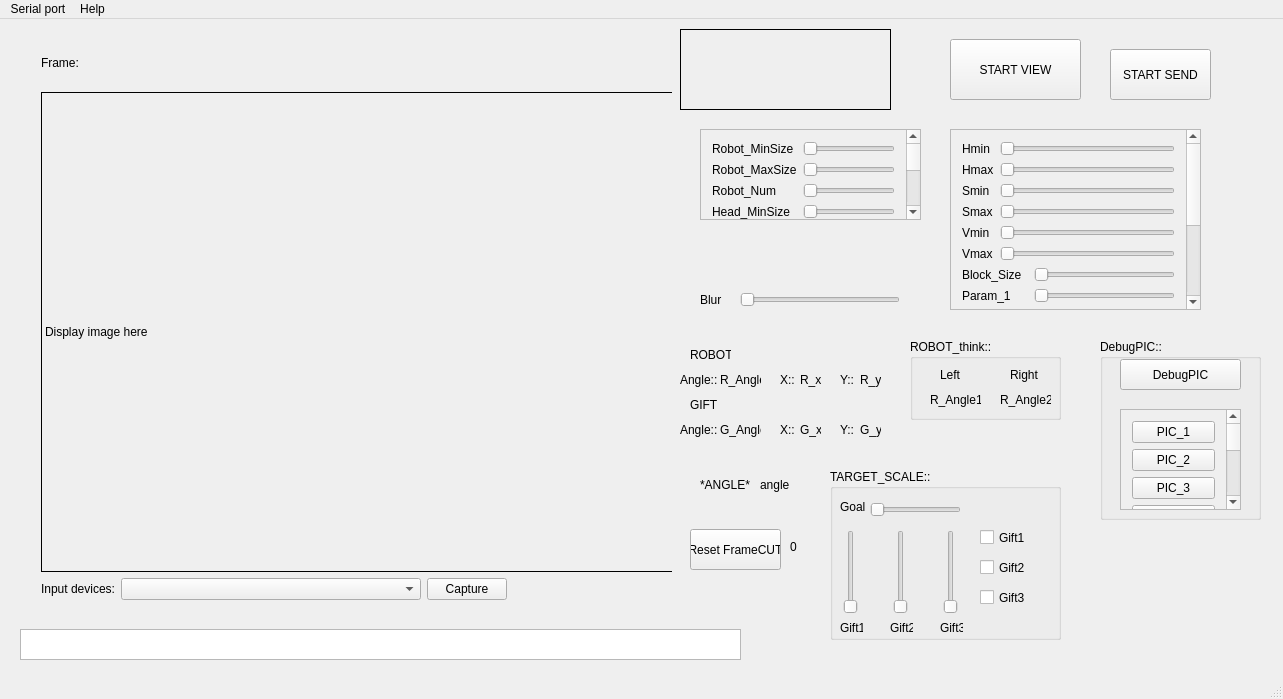
<?xml version="1.0" encoding="UTF-8"?>
<ui version="4.0">
 <class>MainWindow</class>
 <widget class="QMainWindow" name="MainWindow">
  <property name="geometry">
   <rect>
    <x>0</x>
    <y>0</y>
    <width>1283</width>
    <height>699</height>
   </rect>
  </property>
  <property name="windowTitle">
   <string>RYA 2015</string>
  </property>
  <property name="windowIcon">
   <iconset resource="image.qrc">
    <normaloff>:/image/png_leaf.png</normaloff>:/image/png_leaf.png</iconset>
  </property>
  <property name="tabShape">
   <enum>QTabWidget::Rounded</enum>
  </property>
  <widget class="QWidget" name="centralWidget">
   <widget class="QLabel" name="label">
    <property name="geometry">
     <rect>
      <x>9</x>
      <y>9</y>
      <width>16</width>
      <height>16</height>
     </rect>
    </property>
    <property name="text">
     <string/>
    </property>
   </widget>
   <widget class="QLabel" name="label_8">
    <property name="geometry">
     <rect>
      <x>680</x>
      <y>10</y>
      <width>211</width>
      <height>81</height>
     </rect>
    </property>
    <property name="frameShape">
     <enum>QFrame::Box</enum>
    </property>
    <property name="text">
     <string/>
    </property>
    <property name="pixmap">
     <pixmap resource="image.qrc">:/image/piflogo.jpg</pixmap>
    </property>
    <property name="scaledContents">
     <bool>true</bool>
    </property>
   </widget>
   <widget class="QWidget" name="layoutWidget">
    <property name="geometry">
     <rect>
      <x>30</x>
      <y>10</y>
      <width>642</width>
      <height>582</height>
     </rect>
    </property>
    <layout class="QVBoxLayout" name="verticalLayout">
     <item>
      <layout class="QHBoxLayout" name="horizontalLayout">
       <item>
        <widget class="QLabel" name="label_2">
         <property name="text">
          <string>Frame:</string>
         </property>
        </widget>
       </item>
       <item>
        <spacer name="horizontalSpacer">
         <property name="orientation">
          <enum>Qt::Horizontal</enum>
         </property>
         <property name="sizeHint" stdset="0">
          <size>
           <width>40</width>
           <height>20</height>
          </size>
         </property>
        </spacer>
       </item>
      </layout>
     </item>
     <item>
      <widget class="ImageDisplay" name="imgDisplay">
       <property name="minimumSize">
        <size>
         <width>640</width>
         <height>480</height>
        </size>
       </property>
       <property name="frameShape">
        <enum>QFrame::Box</enum>
       </property>
       <property name="text">
        <string>Display image here</string>
       </property>
      </widget>
     </item>
     <item>
      <layout class="QHBoxLayout" name="horizontalLayout_2">
       <item>
        <widget class="QLabel" name="label_3">
         <property name="text">
          <string>Input devices:</string>
         </property>
        </widget>
       </item>
       <item>
        <widget class="QComboBox" name="cbbCamSelect">
         <property name="minimumSize">
          <size>
           <width>300</width>
           <height>0</height>
          </size>
         </property>
        </widget>
       </item>
       <item>
        <widget class="QPushButton" name="btnCapture">
         <property name="text">
          <string>Capture</string>
         </property>
        </widget>
       </item>
       <item>
        <spacer name="horizontalSpacer_2">
         <property name="orientation">
          <enum>Qt::Horizontal</enum>
         </property>
         <property name="sizeHint" stdset="0">
          <size>
           <width>40</width>
           <height>20</height>
          </size>
         </property>
        </spacer>
       </item>
      </layout>
     </item>
    </layout>
   </widget>
   <widget class="QPushButton" name="btnSend">
    <property name="geometry">
     <rect>
      <x>1110</x>
      <y>30</y>
      <width>101</width>
      <height>51</height>
     </rect>
    </property>
    <property name="text">
     <string>START SEND</string>
    </property>
   </widget>
   <widget class="QTextBrowser" name="txtReceive">
    <property name="geometry">
     <rect>
      <x>20</x>
      <y>610</y>
      <width>721</width>
      <height>31</height>
     </rect>
    </property>
   </widget>
   <widget class="QSlider" name="slider_blur">
    <property name="geometry">
     <rect>
      <x>740</x>
      <y>270</y>
      <width>160</width>
      <height>22</height>
     </rect>
    </property>
    <property name="minimum">
     <number>1</number>
    </property>
    <property name="maximum">
     <number>15</number>
    </property>
    <property name="orientation">
     <enum>Qt::Horizontal</enum>
    </property>
   </widget>
   <widget class="QLabel" name="label_11">
    <property name="geometry">
     <rect>
      <x>700</x>
      <y>270</y>
      <width>31</width>
      <height>21</height>
     </rect>
    </property>
    <property name="text">
     <string>Blur</string>
    </property>
   </widget>
   <widget class="QScrollArea" name="scrollArea">
    <property name="geometry">
     <rect>
      <x>950</x>
      <y>110</y>
      <width>251</width>
      <height>181</height>
     </rect>
    </property>
    <property name="widgetResizable">
     <bool>true</bool>
    </property>
    <widget class="QWidget" name="scrollAreaWidgetContents">
     <property name="geometry">
      <rect>
       <x>0</x>
       <y>0</y>
       <width>232</width>
       <height>432</height>
      </rect>
     </property>
     <layout class="QGridLayout" name="gridLayout">
      <item row="1" column="1" colspan="3">
       <widget class="QSlider" name="slider_Hmax">
        <property name="maximum">
         <number>255</number>
        </property>
        <property name="orientation">
         <enum>Qt::Horizontal</enum>
        </property>
       </widget>
      </item>
      <item row="2" column="0">
       <widget class="QLabel" name="label_17">
        <property name="text">
         <string>Smin</string>
        </property>
       </widget>
      </item>
      <item row="1" column="0">
       <widget class="QLabel" name="label_15">
        <property name="text">
         <string>Hmax</string>
        </property>
       </widget>
      </item>
      <item row="3" column="0">
       <widget class="QLabel" name="label_16">
        <property name="text">
         <string>Smax</string>
        </property>
       </widget>
      </item>
      <item row="2" column="1" colspan="3">
       <widget class="QSlider" name="slider_Smin">
        <property name="maximum">
         <number>255</number>
        </property>
        <property name="orientation">
         <enum>Qt::Horizontal</enum>
        </property>
       </widget>
      </item>
      <item row="6" column="0" colspan="2">
       <widget class="QLabel" name="label_12">
        <property name="text">
         <string>Block_Size</string>
        </property>
       </widget>
      </item>
      <item row="7" column="0" colspan="2">
       <widget class="QLabel" name="label_13">
        <property name="text">
         <string>Param_1</string>
        </property>
       </widget>
      </item>
      <item row="7" column="3">
       <widget class="QSlider" name="slider_param1">
        <property name="maximum">
         <number>255</number>
        </property>
        <property name="orientation">
         <enum>Qt::Horizontal</enum>
        </property>
       </widget>
      </item>
      <item row="8" column="0" colspan="3">
       <widget class="QLabel" name="label_10">
        <property name="text">
         <string>Kernel_Size</string>
        </property>
       </widget>
      </item>
      <item row="8" column="3">
       <widget class="QSlider" name="slider_kernelSize">
        <property name="maximum">
         <number>255</number>
        </property>
        <property name="orientation">
         <enum>Qt::Horizontal</enum>
        </property>
       </widget>
      </item>
      <item row="3" column="1" colspan="3">
       <widget class="QSlider" name="slider_Smax">
        <property name="minimum">
         <number>0</number>
        </property>
        <property name="maximum">
         <number>255</number>
        </property>
        <property name="orientation">
         <enum>Qt::Horizontal</enum>
        </property>
       </widget>
      </item>
      <item row="9" column="0" colspan="2">
       <widget class="QLabel" name="label_30">
        <property name="text">
         <string>H_Hmin</string>
        </property>
       </widget>
      </item>
      <item row="4" column="0">
       <widget class="QLabel" name="label_18">
        <property name="text">
         <string>Vmin</string>
        </property>
       </widget>
      </item>
      <item row="6" column="3">
       <widget class="QSlider" name="slider_blockSize">
        <property name="maximum">
         <number>255</number>
        </property>
        <property name="orientation">
         <enum>Qt::Horizontal</enum>
        </property>
       </widget>
      </item>
      <item row="5" column="1" colspan="3">
       <widget class="QSlider" name="slider_Vmax">
        <property name="minimum">
         <number>0</number>
        </property>
        <property name="maximum">
         <number>255</number>
        </property>
        <property name="orientation">
         <enum>Qt::Horizontal</enum>
        </property>
       </widget>
      </item>
      <item row="4" column="1" colspan="3">
       <widget class="QSlider" name="slider_Vmin">
        <property name="maximum">
         <number>255</number>
        </property>
        <property name="orientation">
         <enum>Qt::Horizontal</enum>
        </property>
       </widget>
      </item>
      <item row="5" column="0">
       <widget class="QLabel" name="label_19">
        <property name="text">
         <string>Vmax</string>
        </property>
       </widget>
      </item>
      <item row="9" column="2" colspan="2">
       <widget class="QSlider" name="slider_HHmin">
        <property name="maximum">
         <number>255</number>
        </property>
        <property name="orientation">
         <enum>Qt::Horizontal</enum>
        </property>
       </widget>
      </item>
      <item row="10" column="2" colspan="2">
       <widget class="QSlider" name="slider_HHmax">
        <property name="maximum">
         <number>255</number>
        </property>
        <property name="orientation">
         <enum>Qt::Horizontal</enum>
        </property>
       </widget>
      </item>
      <item row="12" column="0" colspan="2">
       <widget class="QLabel" name="label_31">
        <property name="text">
         <string>S_Hmax</string>
        </property>
       </widget>
      </item>
      <item row="13" column="0" colspan="2">
       <widget class="QLabel" name="label_34">
        <property name="text">
         <string>V_Hmin</string>
        </property>
       </widget>
      </item>
      <item row="11" column="2" colspan="2">
       <widget class="QSlider" name="slider_SHmin">
        <property name="maximum">
         <number>255</number>
        </property>
        <property name="orientation">
         <enum>Qt::Horizontal</enum>
        </property>
       </widget>
      </item>
      <item row="10" column="0" colspan="2">
       <widget class="QLabel" name="label_35">
        <property name="text">
         <string>H_Hmax</string>
        </property>
       </widget>
      </item>
      <item row="11" column="0" colspan="2">
       <widget class="QLabel" name="label_33">
        <property name="text">
         <string>S_Hmin</string>
        </property>
       </widget>
      </item>
      <item row="12" column="2" colspan="2">
       <widget class="QSlider" name="slider_SHmax">
        <property name="minimum">
         <number>0</number>
        </property>
        <property name="maximum">
         <number>255</number>
        </property>
        <property name="orientation">
         <enum>Qt::Horizontal</enum>
        </property>
       </widget>
      </item>
      <item row="13" column="2" colspan="2">
       <widget class="QSlider" name="slider_VHmin">
        <property name="maximum">
         <number>255</number>
        </property>
        <property name="orientation">
         <enum>Qt::Horizontal</enum>
        </property>
       </widget>
      </item>
      <item row="14" column="2" colspan="2">
       <widget class="QSlider" name="slider_VHmax">
        <property name="minimum">
         <number>0</number>
        </property>
        <property name="maximum">
         <number>255</number>
        </property>
        <property name="orientation">
         <enum>Qt::Horizontal</enum>
        </property>
       </widget>
      </item>
      <item row="14" column="0" colspan="2">
       <widget class="QLabel" name="label_32">
        <property name="text">
         <string>V_Hmax</string>
        </property>
       </widget>
      </item>
      <item row="0" column="0">
       <widget class="QLabel" name="label_14">
        <property name="text">
         <string>Hmin</string>
        </property>
       </widget>
      </item>
      <item row="0" column="1" colspan="3">
       <widget class="QSlider" name="slider_Hmin">
        <property name="maximum">
         <number>255</number>
        </property>
        <property name="orientation">
         <enum>Qt::Horizontal</enum>
        </property>
       </widget>
      </item>
     </layout>
     <zorder>slider_Hmax</zorder>
     <zorder>label_18</zorder>
     <zorder>slider_Smax</zorder>
     <zorder>label_17</zorder>
     <zorder>label_14</zorder>
     <zorder>label_19</zorder>
     <zorder>slider_Hmin</zorder>
     <zorder>slider_Vmax</zorder>
     <zorder>slider_Vmin</zorder>
     <zorder>label_16</zorder>
     <zorder>label_15</zorder>
     <zorder>slider_Smin</zorder>
     <zorder>slider_kernelSize</zorder>
     <zorder>slider_param1</zorder>
     <zorder>label_12</zorder>
     <zorder>label_13</zorder>
     <zorder>slider_blockSize</zorder>
     <zorder>label_10</zorder>
     <zorder>slider_HHmin</zorder>
     <zorder>slider_SHmin</zorder>
     <zorder>slider_VHmax</zorder>
     <zorder>slider_VHmin</zorder>
     <zorder>slider_HHmax</zorder>
     <zorder>slider_SHmax</zorder>
     <zorder>label_30</zorder>
     <zorder>label_31</zorder>
     <zorder>label_32</zorder>
     <zorder>label_33</zorder>
     <zorder>label_34</zorder>
     <zorder>label_35</zorder>
    </widget>
   </widget>
   <widget class="QScrollArea" name="scrollArea_2">
    <property name="geometry">
     <rect>
      <x>700</x>
      <y>110</y>
      <width>221</width>
      <height>91</height>
     </rect>
    </property>
    <property name="widgetResizable">
     <bool>true</bool>
    </property>
    <widget class="QWidget" name="scrollAreaWidgetContents_3">
     <property name="geometry">
      <rect>
       <x>0</x>
       <y>0</y>
       <width>202</width>
       <height>264</height>
      </rect>
     </property>
     <layout class="QGridLayout" name="gridLayout_2">
      <item row="0" column="0">
       <widget class="QLabel" name="label_7">
        <property name="text">
         <string>Robot_MinSize</string>
        </property>
       </widget>
      </item>
      <item row="0" column="1">
       <widget class="QSlider" name="slider_robotMinSize">
        <property name="maximum">
         <number>3000</number>
        </property>
        <property name="orientation">
         <enum>Qt::Horizontal</enum>
        </property>
       </widget>
      </item>
      <item row="1" column="0">
       <widget class="QLabel" name="label_9">
        <property name="text">
         <string>Robot_MaxSize</string>
        </property>
       </widget>
      </item>
      <item row="1" column="1">
       <widget class="QSlider" name="slider_robotMaxSize">
        <property name="maximum">
         <number>4000</number>
        </property>
        <property name="orientation">
         <enum>Qt::Horizontal</enum>
        </property>
       </widget>
      </item>
      <item row="2" column="0">
       <widget class="QLabel" name="label_4">
        <property name="text">
         <string>Robot_Num</string>
        </property>
       </widget>
      </item>
      <item row="2" column="1">
       <widget class="QSlider" name="slider_RobotNum">
        <property name="maximum">
         <number>100</number>
        </property>
        <property name="orientation">
         <enum>Qt::Horizontal</enum>
        </property>
       </widget>
      </item>
      <item row="3" column="0">
       <widget class="QLabel" name="label_38">
        <property name="text">
         <string>Head_MinSize</string>
        </property>
       </widget>
      </item>
      <item row="3" column="1">
       <widget class="QSlider" name="slider_HeadMinSize">
        <property name="maximum">
         <number>3000</number>
        </property>
        <property name="orientation">
         <enum>Qt::Horizontal</enum>
        </property>
       </widget>
      </item>
      <item row="4" column="0">
       <widget class="QLabel" name="label_37">
        <property name="text">
         <string>Head_MaxSize</string>
        </property>
       </widget>
      </item>
      <item row="4" column="1">
       <widget class="QSlider" name="slider_HeadMaxSize">
        <property name="maximum">
         <number>4000</number>
        </property>
        <property name="orientation">
         <enum>Qt::Horizontal</enum>
        </property>
       </widget>
      </item>
      <item row="5" column="0">
       <widget class="QLabel" name="label_36">
        <property name="text">
         <string>Head_Num</string>
        </property>
       </widget>
      </item>
      <item row="5" column="1">
       <widget class="QSlider" name="slider_HeadNum">
        <property name="maximum">
         <number>100</number>
        </property>
        <property name="orientation">
         <enum>Qt::Horizontal</enum>
        </property>
       </widget>
      </item>
      <item row="6" column="0">
       <widget class="QLabel" name="label_6">
        <property name="text">
         <string>Gift_MinSize</string>
        </property>
       </widget>
      </item>
      <item row="6" column="1">
       <widget class="QSlider" name="slider_giftminSize">
        <property name="maximum">
         <number>7000</number>
        </property>
        <property name="orientation">
         <enum>Qt::Horizontal</enum>
        </property>
       </widget>
      </item>
      <item row="7" column="0">
       <widget class="QLabel" name="label_53">
        <property name="text">
         <string>Gift_MaxSize</string>
        </property>
       </widget>
      </item>
      <item row="7" column="1">
       <widget class="QSlider" name="slider_giftMaxSize">
        <property name="maximum">
         <number>8000</number>
        </property>
        <property name="orientation">
         <enum>Qt::Horizontal</enum>
        </property>
       </widget>
      </item>
      <item row="8" column="0">
       <widget class="QLabel" name="label_54">
        <property name="text">
         <string>Gift_Num</string>
        </property>
       </widget>
      </item>
      <item row="8" column="1">
       <widget class="QSlider" name="slider_giftNum">
        <property name="maximum">
         <number>100</number>
        </property>
        <property name="orientation">
         <enum>Qt::Horizontal</enum>
        </property>
       </widget>
      </item>
     </layout>
    </widget>
   </widget>
   <widget class="QLabel" name="label_39">
    <property name="geometry">
     <rect>
      <x>680</x>
      <y>350</y>
      <width>41</width>
      <height>21</height>
     </rect>
    </property>
    <property name="text">
     <string>Angle::</string>
    </property>
   </widget>
   <widget class="QLabel" name="label_40">
    <property name="geometry">
     <rect>
      <x>690</x>
      <y>320</y>
      <width>41</width>
      <height>31</height>
     </rect>
    </property>
    <property name="lineWidth">
     <number>2</number>
    </property>
    <property name="text">
     <string>ROBOT</string>
    </property>
   </widget>
   <widget class="QLabel" name="R_angle">
    <property name="geometry">
     <rect>
      <x>720</x>
      <y>350</y>
      <width>41</width>
      <height>21</height>
     </rect>
    </property>
    <property name="text">
     <string>R_Angle</string>
    </property>
   </widget>
   <widget class="QLabel" name="R_x">
    <property name="geometry">
     <rect>
      <x>800</x>
      <y>350</y>
      <width>21</width>
      <height>21</height>
     </rect>
    </property>
    <property name="text">
     <string>R_x</string>
    </property>
   </widget>
   <widget class="QLabel" name="label_41">
    <property name="geometry">
     <rect>
      <x>780</x>
      <y>350</y>
      <width>16</width>
      <height>21</height>
     </rect>
    </property>
    <property name="text">
     <string>X::</string>
    </property>
   </widget>
   <widget class="QLabel" name="label_42">
    <property name="geometry">
     <rect>
      <x>840</x>
      <y>350</y>
      <width>16</width>
      <height>21</height>
     </rect>
    </property>
    <property name="text">
     <string>Y::</string>
    </property>
   </widget>
   <widget class="QLabel" name="R_y">
    <property name="geometry">
     <rect>
      <x>860</x>
      <y>350</y>
      <width>21</width>
      <height>21</height>
     </rect>
    </property>
    <property name="text">
     <string>R_y</string>
    </property>
   </widget>
   <widget class="QLabel" name="G_y">
    <property name="geometry">
     <rect>
      <x>860</x>
      <y>400</y>
      <width>21</width>
      <height>21</height>
     </rect>
    </property>
    <property name="text">
     <string>G_y</string>
    </property>
   </widget>
   <widget class="QLabel" name="G_angle">
    <property name="geometry">
     <rect>
      <x>720</x>
      <y>400</y>
      <width>41</width>
      <height>21</height>
     </rect>
    </property>
    <property name="text">
     <string>G_Angle</string>
    </property>
   </widget>
   <widget class="QLabel" name="G_x">
    <property name="geometry">
     <rect>
      <x>800</x>
      <y>400</y>
      <width>21</width>
      <height>21</height>
     </rect>
    </property>
    <property name="text">
     <string>G_x</string>
    </property>
   </widget>
   <widget class="QLabel" name="label_43">
    <property name="geometry">
     <rect>
      <x>690</x>
      <y>370</y>
      <width>41</width>
      <height>31</height>
     </rect>
    </property>
    <property name="lineWidth">
     <number>2</number>
    </property>
    <property name="text">
     <string>GIFT</string>
    </property>
   </widget>
   <widget class="QLabel" name="label_44">
    <property name="geometry">
     <rect>
      <x>680</x>
      <y>400</y>
      <width>41</width>
      <height>21</height>
     </rect>
    </property>
    <property name="text">
     <string>Angle::</string>
    </property>
   </widget>
   <widget class="QLabel" name="label_45">
    <property name="geometry">
     <rect>
      <x>840</x>
      <y>400</y>
      <width>16</width>
      <height>21</height>
     </rect>
    </property>
    <property name="text">
     <string>Y::</string>
    </property>
   </widget>
   <widget class="QLabel" name="label_46">
    <property name="geometry">
     <rect>
      <x>780</x>
      <y>400</y>
      <width>16</width>
      <height>21</height>
     </rect>
    </property>
    <property name="text">
     <string>X::</string>
    </property>
   </widget>
   <widget class="QLabel" name="label_47">
    <property name="geometry">
     <rect>
      <x>700</x>
      <y>450</y>
      <width>51</width>
      <height>31</height>
     </rect>
    </property>
    <property name="lineWidth">
     <number>2</number>
    </property>
    <property name="text">
     <string>*ANGLE*</string>
    </property>
   </widget>
   <widget class="QLabel" name="angle">
    <property name="geometry">
     <rect>
      <x>760</x>
      <y>450</y>
      <width>41</width>
      <height>31</height>
     </rect>
    </property>
    <property name="text">
     <string>angle</string>
    </property>
   </widget>
   <widget class="QLabel" name="Blur_label">
    <property name="geometry">
     <rect>
      <x>790</x>
      <y>260</y>
      <width>47</width>
      <height>13</height>
     </rect>
    </property>
    <property name="text">
     <string/>
    </property>
   </widget>
   <widget class="QGroupBox" name="groupBox">
    <property name="geometry">
     <rect>
      <x>910</x>
      <y>320</y>
      <width>151</width>
      <height>81</height>
     </rect>
    </property>
    <property name="title">
     <string>ROBOT_think::</string>
    </property>
    <widget class="QLabel" name="R_angle2">
     <property name="geometry">
      <rect>
       <x>90</x>
       <y>50</y>
       <width>51</width>
       <height>21</height>
      </rect>
     </property>
     <property name="text">
      <string>R_Angle2</string>
     </property>
    </widget>
    <widget class="QLabel" name="label_50">
     <property name="geometry">
      <rect>
       <x>100</x>
       <y>20</y>
       <width>31</width>
       <height>31</height>
      </rect>
     </property>
     <property name="lineWidth">
      <number>2</number>
     </property>
     <property name="text">
      <string>Right</string>
     </property>
    </widget>
    <widget class="QLabel" name="label_49">
     <property name="geometry">
      <rect>
       <x>30</x>
       <y>20</y>
       <width>21</width>
       <height>31</height>
      </rect>
     </property>
     <property name="lineWidth">
      <number>2</number>
     </property>
     <property name="text">
      <string>Left</string>
     </property>
    </widget>
    <widget class="QLabel" name="R_angle1">
     <property name="geometry">
      <rect>
       <x>20</x>
       <y>50</y>
       <width>51</width>
       <height>21</height>
      </rect>
     </property>
     <property name="text">
      <string>R_Angle1</string>
     </property>
    </widget>
   </widget>
   <widget class="QPushButton" name="btnView">
    <property name="geometry">
     <rect>
      <x>950</x>
      <y>20</y>
      <width>131</width>
      <height>61</height>
     </rect>
    </property>
    <property name="text">
     <string>START VIEW</string>
    </property>
   </widget>
   <widget class="QPushButton" name="btn_resetCUT">
    <property name="geometry">
     <rect>
      <x>690</x>
      <y>510</y>
      <width>91</width>
      <height>41</height>
     </rect>
    </property>
    <property name="text">
     <string>Reset FrameCUT</string>
    </property>
   </widget>
   <widget class="QLabel" name="i_label">
    <property name="geometry">
     <rect>
      <x>790</x>
      <y>520</y>
      <width>31</width>
      <height>16</height>
     </rect>
    </property>
    <property name="text">
     <string>0</string>
    </property>
   </widget>
   <widget class="QGroupBox" name="groupBox_2">
    <property name="geometry">
     <rect>
      <x>1100</x>
      <y>320</y>
      <width>161</width>
      <height>181</height>
     </rect>
    </property>
    <property name="title">
     <string>DebugPIC::</string>
    </property>
    <widget class="QScrollArea" name="scrollArea_3">
     <property name="geometry">
      <rect>
       <x>20</x>
       <y>70</y>
       <width>121</width>
       <height>101</height>
      </rect>
     </property>
     <property name="widgetResizable">
      <bool>true</bool>
     </property>
     <widget class="QWidget" name="scrollAreaWidgetContents_2">
      <property name="geometry">
       <rect>
        <x>0</x>
        <y>0</y>
        <width>102</width>
        <height>302</height>
       </rect>
      </property>
      <layout class="QGridLayout" name="gridLayout_3">
       <item row="0" column="0">
        <widget class="QPushButton" name="btn_pic1">
         <property name="text">
          <string>PIC_1</string>
         </property>
        </widget>
       </item>
       <item row="1" column="0">
        <widget class="QPushButton" name="btn_pic2">
         <property name="text">
          <string>PIC_2</string>
         </property>
        </widget>
       </item>
       <item row="2" column="0">
        <widget class="QPushButton" name="btn_pic3">
         <property name="text">
          <string>PIC_3</string>
         </property>
        </widget>
       </item>
       <item row="3" column="0">
        <widget class="QPushButton" name="btn_pic4">
         <property name="text">
          <string>PIC_4</string>
         </property>
        </widget>
       </item>
       <item row="4" column="0">
        <widget class="QPushButton" name="btn_pic5">
         <property name="text">
          <string>PIC_5</string>
         </property>
        </widget>
       </item>
       <item row="5" column="0">
        <widget class="QPushButton" name="btn_pic6">
         <property name="text">
          <string>PIC_6</string>
         </property>
        </widget>
       </item>
       <item row="6" column="0">
        <widget class="QPushButton" name="btn_pic7">
         <property name="text">
          <string>PIC_7</string>
         </property>
        </widget>
       </item>
       <item row="7" column="0">
        <widget class="QPushButton" name="btn_pic8">
         <property name="text">
          <string>PIC_8</string>
         </property>
        </widget>
       </item>
       <item row="8" column="0">
        <widget class="QPushButton" name="btn_pic9">
         <property name="text">
          <string>PIC_9</string>
         </property>
        </widget>
       </item>
       <item row="9" column="0">
        <widget class="QPushButton" name="btn_pic10">
         <property name="text">
          <string>PIC_10</string>
         </property>
        </widget>
       </item>
      </layout>
     </widget>
    </widget>
    <widget class="QPushButton" name="btn_debugPIC">
     <property name="geometry">
      <rect>
       <x>20</x>
       <y>20</y>
       <width>121</width>
       <height>31</height>
      </rect>
     </property>
     <property name="text">
      <string>DebugPIC</string>
     </property>
    </widget>
   </widget>
   <widget class="QGroupBox" name="groupBox_3">
    <property name="geometry">
     <rect>
      <x>830</x>
      <y>450</y>
      <width>231</width>
      <height>171</height>
     </rect>
    </property>
    <property name="title">
     <string>TARGET_SCALE::</string>
    </property>
    <widget class="QLabel" name="label_5">
     <property name="geometry">
      <rect>
       <x>10</x>
       <y>30</y>
       <width>31</width>
       <height>16</height>
      </rect>
     </property>
     <property name="text">
      <string>Goal</string>
     </property>
    </widget>
    <widget class="QSlider" name="slider_goal">
     <property name="geometry">
      <rect>
       <x>40</x>
       <y>30</y>
       <width>91</width>
       <height>22</height>
      </rect>
     </property>
     <property name="maximum">
      <number>500</number>
     </property>
     <property name="orientation">
      <enum>Qt::Horizontal</enum>
     </property>
    </widget>
    <widget class="QSlider" name="slider_gift_3">
     <property name="geometry">
      <rect>
       <x>110</x>
       <y>61</y>
       <width>22</width>
       <height>84</height>
      </rect>
     </property>
     <property name="maximum">
      <number>500</number>
     </property>
     <property name="orientation">
      <enum>Qt::Vertical</enum>
     </property>
    </widget>
    <widget class="QLabel" name="label_20">
     <property name="geometry">
      <rect>
       <x>10</x>
       <y>151</y>
       <width>23</width>
       <height>16</height>
      </rect>
     </property>
     <property name="text">
      <string>Gift1</string>
     </property>
    </widget>
    <widget class="QSlider" name="slider_gift_1">
     <property name="geometry">
      <rect>
       <x>10</x>
       <y>61</y>
       <width>22</width>
       <height>84</height>
      </rect>
     </property>
     <property name="maximum">
      <number>500</number>
     </property>
     <property name="orientation">
      <enum>Qt::Vertical</enum>
     </property>
    </widget>
    <widget class="QSlider" name="slider_gift_2">
     <property name="geometry">
      <rect>
       <x>60</x>
       <y>61</y>
       <width>22</width>
       <height>84</height>
      </rect>
     </property>
     <property name="maximum">
      <number>500</number>
     </property>
     <property name="orientation">
      <enum>Qt::Vertical</enum>
     </property>
    </widget>
    <widget class="QLabel" name="label_21">
     <property name="geometry">
      <rect>
       <x>60</x>
       <y>151</y>
       <width>23</width>
       <height>16</height>
      </rect>
     </property>
     <property name="text">
      <string>Gift2</string>
     </property>
    </widget>
    <widget class="QLabel" name="label_22">
     <property name="geometry">
      <rect>
       <x>110</x>
       <y>151</y>
       <width>23</width>
       <height>16</height>
      </rect>
     </property>
     <property name="text">
      <string>Gift3</string>
     </property>
    </widget>
    <widget class="QCheckBox" name="check_gift1">
     <property name="geometry">
      <rect>
       <x>150</x>
       <y>60</y>
       <width>51</width>
       <height>17</height>
      </rect>
     </property>
     <property name="text">
      <string>Gift1</string>
     </property>
    </widget>
    <widget class="QCheckBox" name="check_gift2">
     <property name="geometry">
      <rect>
       <x>150</x>
       <y>90</y>
       <width>51</width>
       <height>17</height>
      </rect>
     </property>
     <property name="text">
      <string>Gift2</string>
     </property>
    </widget>
    <widget class="QCheckBox" name="check_gift3">
     <property name="geometry">
      <rect>
       <x>150</x>
       <y>120</y>
       <width>51</width>
       <height>17</height>
      </rect>
     </property>
     <property name="text">
      <string>Gift3</string>
     </property>
    </widget>
   </widget>
  </widget>
  <widget class="QStatusBar" name="statusBar"/>
  <widget class="QMenuBar" name="menuBar">
   <property name="geometry">
    <rect>
     <x>0</x>
     <y>0</y>
     <width>1283</width>
     <height>21</height>
    </rect>
   </property>
   <widget class="QMenu" name="menuSerial_port">
    <property name="title">
     <string>Serial port</string>
    </property>
    <addaction name="actionConfigure"/>
    <addaction name="separator"/>
    <addaction name="actionConnect"/>
    <addaction name="actionDisconnect"/>
    <addaction name="separator"/>
    <addaction name="actionTerminal"/>
   </widget>
   <widget class="QMenu" name="menuHelp">
    <property name="title">
     <string>Help</string>
    </property>
    <addaction name="actionAbout"/>
   </widget>
   <addaction name="menuSerial_port"/>
   <addaction name="menuHelp"/>
  </widget>
  <action name="actionConfigure">
   <property name="text">
    <string>Configure</string>
   </property>
  </action>
  <action name="actionConnect">
   <property name="text">
    <string>Connect</string>
   </property>
  </action>
  <action name="actionDisconnect">
   <property name="text">
    <string>Disconnect</string>
   </property>
  </action>
  <action name="actionTerminal">
   <property name="text">
    <string>Console</string>
   </property>
  </action>
  <action name="actionAbout">
   <property name="text">
    <string>About</string>
   </property>
  </action>
  <action name="actionOpen">
   <property name="text">
    <string>Open</string>
   </property>
  </action>
  <action name="actionSave">
   <property name="text">
    <string>Save</string>
   </property>
  </action>
  <action name="actionSaveAs">
   <property name="text">
    <string>Save As</string>
   </property>
  </action>
  <action name="actionNew">
   <property name="text">
    <string>New</string>
   </property>
  </action>
 </widget>
 <layoutdefault spacing="6" margin="11"/>
 <customwidgets>
  <customwidget>
   <class>ImageDisplay</class>
   <extends>QLabel</extends>
   <header>imagedisplay.h</header>
  </customwidget>
 </customwidgets>
 <resources>
  <include location="image.qrc"/>
 </resources>
 <connections/>
</ui>
